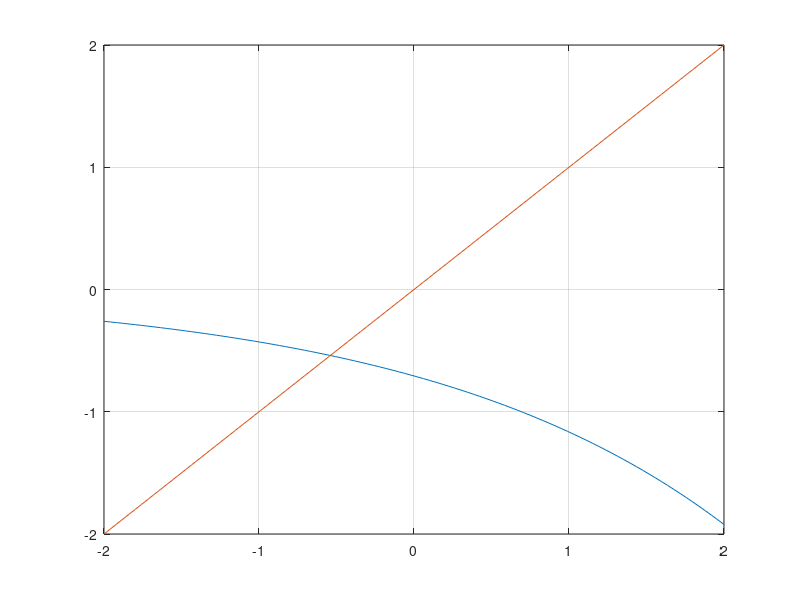

Reproduce this figure in MATLAB. (Note: this script raises an error after producing the figure.)
% Esercitazione 4 - Es. 2

clear all
close all
clc

nmax=100;
toll=1e-10;

% f(x) = exp(x) - 2x^2 = 0
f = @(x) exp(x) - 2*x.^2;
% 2x^2 = exp(x) -> x^2 = exp(x)/2
% -> x = -sqrt(exp(x)/2)
g = @(x) -sqrt(exp(x)/2);

z=linspace(-2,2);
figure
plot(z,g(z))
hold on
plot(z,z), grid on
%x0=input('Scegli x0 = ');
x0=-1;

[x,n]=punto_fisso(g,x0,nmax,toll)
disp(f(x))